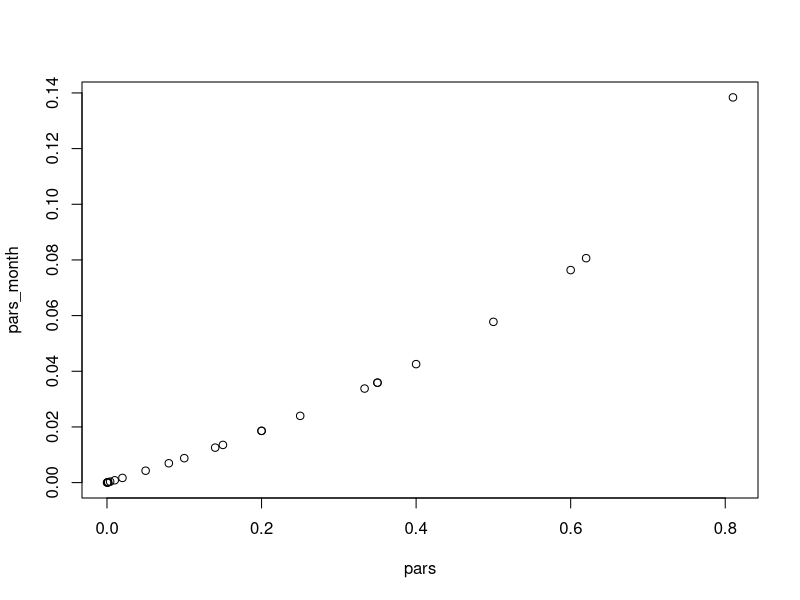

Generate this figure with R:

pars <- c((1/20),1/3,1/4,1/5,1/10,74/100000,164/100000,0.15,0.08,0.02,0.01,0.60,0.4,0.14,0.35,0.62,0.20,6.4/100000,0.35,0.9*0.9,0.5*1,-log(0.99)/10,-log(0.96)/10)

pars_month <- as.vector(mode="numeric",length(pars))

for(i in 1:length(pars)){
  pars_month[i] <- -log(1-pars[i])/12
}

pars_month

plot(x=pars, y=pars_month)

